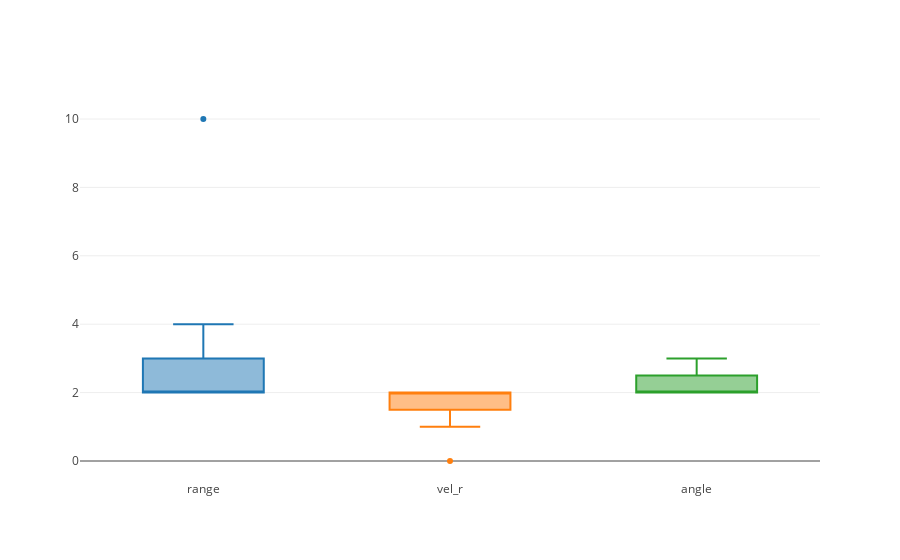

Here is the notebook cell this chart was saved with:
### Markdown cell above
### Box Plot
Using Pandas and PyPlot for creating Box Plots from CSV Files 
* [PyPlot](https://plot.ly/pandas/box-plots/)

One can store data in data.csv and run the following Scripts!

### Code cell
import string
import pandas as pd
import numpy as np
import plotly.plotly as py
import plotly.graph_objs as go
from plotly.offline import download_plotlyjs, init_notebook_mode, plot, iplot


#file to read in
infile = 'data.csv'

#pull data into NumPy dataframe
df = pd.read_csv(infile, sep=';', na_values='.')

data = []

for col in df.columns:
    data.append(go.Box(y=df[col], name=col, showlegend=False))

#print plot
init_notebook_mode(connected=True)

iplot(data)

### Figure 1 — Plotly figure (JSON) as saved in the notebook; plotly's stock layout.template omitted (floating-point values rounded to 4 significant figures)
{"data": [{"name": "range", "showlegend": false, "type": "box", "y": [2, 2, 2, 4, 2, 10, 2, 2]}, {"name": "vel_r", "showlegend": false, "type": "box", "y": [2, 2, 1, 2, 0, 2, 2, 2]}, {"name": "angle", "showlegend": false, "type": "box", "y": [2, 3, 2, 2, 2, 3, 2, 2]}, {"name": "x", "showlegend": false, "type": "box", "y": [null, null, null, null, null, null, null, null]}], "layout": {}}
